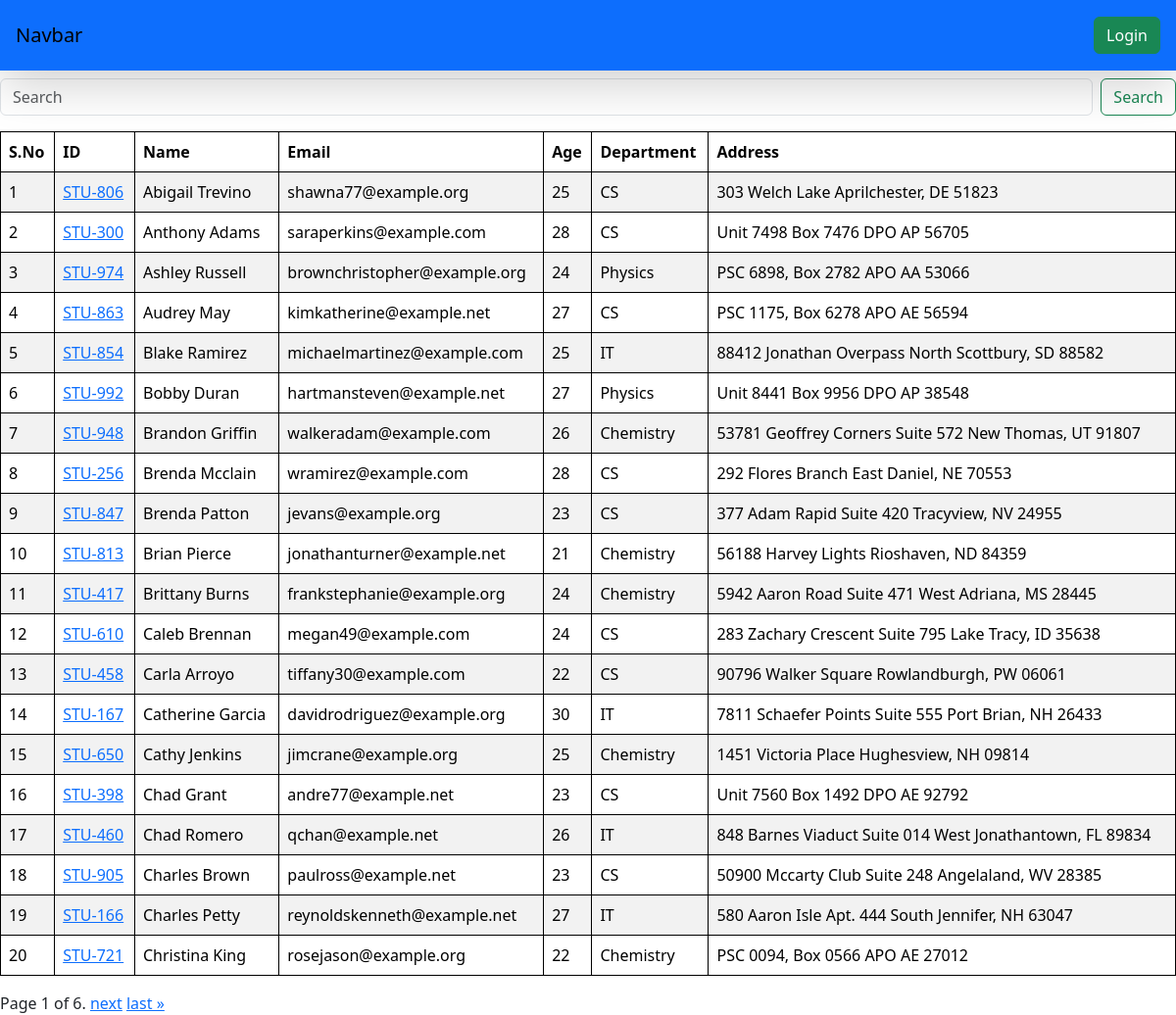
The page /students/ on the database its author committed.
### vege/models.py (models this page shows, shortened)
class Student(models.Model):
    deparment=models.ForeignKey(Department,related_name="depart",on_delete=models.CASCADE)
    student_id=models.OneToOneField(StudentID,related_name="studentid",on_delete=models.CASCADE)
    student_name=models.CharField(max_length=100)
    student_email=models.EmailField(unique=True)
    student_age=models.IntegerField(default=18)
    student_address=models.TextField()
    is_deleted=models.BooleanField(default=False)
    objects=StudentManager()
    admin_objects=models.Manager()
    class Meta:
        ordering=['student_name']
        verbose_name="student"

class StudentID(models.Model):
    student_id=models.CharField(max_length=100)
    def __str__(self)->str:
        return self.student_id

class Department(models.Model):
    department=models.CharField(max_length=100)
    class Meta:
        ordering=['department']

### vege/views.py (the view, shortened to what this page needs)
# urls.py: path('students/',get_students,name='get_students'),
def get_students(request):
    queryset=Student.objects.all()
    paginator = Paginator(queryset, 20)  # Show 25 contacts per page.
    page_number = request.GET.get("page",1)
    page_obj = paginator.get_page(page_number)
    return render(request,'reports/students.html', {"queryset": page_obj})

### vege/models.py (called while the page is built)
    def get_queryset(self):
        return super().get_queryset().filter(is_deleted=False)

### vege/templates/reports/students.html (shortened to what this page needs)
{% extends "base.html" %}
{% block start %}
<div>
    <form class="d-flex mt-2 mb-3" role="search">
        <input class="form-control me-2" type="search" name="search" placeholder="Search" aria-label="Search">
        <button class="btn btn-outline-success" type="submit">Search</button>
    </form>
    <table class="table table-striped">
        <thead>
        <tr>
            <th scope="col">S.No</th>
            <th scope="col">ID</th>
            <th scope="col">Name</th>
            <th scope="col">Email</th>
            <th scope="col">Age</th>
            <th scope="col">Department</th>
            <th scope="col">Address</th>
        </tr>
        </thead>
        <tbody>
            {% for student in queryset%}
                <tr>
                    <td>{{forloop.counter}}</td>
                    <td>
                        <a href="{% url 'see_marks' student.student_id %}">
                            {{student.student_id}}
                    </a></td>
                    <td>{{student.student_name}}</td>
                    <td>{{student.student_email}}</td>
                    <td>{{student.student_age}}</td>
                    <td>{{student.deparment.department}}</td>
                    <td>{{student.student_address}}</td>
                </tr>
            {% endfor %}
        </tbody>
    </table>
    <div class="pagination">
        <span class="step-links">
            <span class="current">
                Page {{ queryset.number }} of {{ queryset.paginator.num_pages }}.
            </span>
            {% if queryset.has_next %}
                <a href="?page={{ queryset.next_page_number }}">next</a>
                <a href="?page={{ queryset.paginator.num_pages }}">last &raquo;</a>
            {% endif %}
        </span>
    </div>
</div>
{% endblock %}

### home/templates/base.html (shortened to what this page needs)
<!DOCTYPE html>
<html lang="en">
<head>
    <link href="https://cdn.jsdelivr.net/npm/bootstrap@5.3.2/dist/css/bootstrap.min.css" rel="stylesheet">
</head>
<body>
    <nav class="navbar p-3 bg-primary shadow-lg">
        <a class="navbar-brand">Navbar</a>
        <form class="form-inline">
            {% if request.user.is_authenticated %}
                 <a  href="/logout/" class="btn btn-success" type="submit">Logout</a>
            {% else %}
                <a  href="/login/" class="btn btn-success" type="submit">Login</a>
            {% endif %}
        </form>
      </nav>
    {% block start %}
    {% endblock %}
</body>
</html>

### home/templates/base.html (style rules this page uses)
table, th, td { border: 1px solid black; }

### rows shown on the page
Student: student_id "STU-806", student_name "Abigail Trevino", student_email "shawna77@example.org", student_age "25", deparment.department "CS", student_address "303 Welch Lake Aprilchester, DE 51823"
Student: student_id "STU-300", student_name "Anthony Adams", student_email "saraperkins@example.com", student_age "28", deparment.department "CS", student_address "Unit 7498 Box 7476 DPO AP 56705"
Student: student_id "STU-974", student_name "Ashley Russell", student_email "brownchristopher@example.org", student_age "24", deparment.department "Physics", student_address "PSC 6898, Box 2782 APO AA 53066"
Student: student_id "STU-863", student_name "Audrey May", student_email "kimkatherine@example.net", student_age "27", deparment.department "CS", student_address "PSC 1175, Box 6278 APO AE 56594"
Student: student_id "STU-854", student_name "Blake Ramirez", student_email "michaelmartinez@example.com", student_age "25", deparment.department "IT", student_address "88412 Jonathan Overpass North Scottbury, SD 88582"
Student: student_id "STU-992", student_name "Bobby Duran", student_email "hartmansteven@example.net", student_age "27", deparment.department "Physics", student_address "Unit 8441 Box 9956 DPO AP 38548"
Student: student_id "STU-948", student_name "Brandon Griffin", student_email "walkeradam@example.com", student_age "26", deparment.department "Chemistry", student_address "53781 Geoffrey Corners Suite 572 New Thomas, UT 91807"
Student: student_id "STU-256", student_name "Brenda Mcclain", student_email "wramirez@example.com", student_age "28", deparment.department "CS", student_address "292 Flores Branch East Daniel, NE 70553"
Student: student_id "STU-847", student_name "Brenda Patton", student_email "jevans@example.org", student_age "23", deparment.department "CS", student_address "377 Adam Rapid Suite 420 Tracyview, NV 24955"
Student: student_id "STU-813", student_name "Brian Pierce", student_email "jonathanturner@example.net", student_age "21", deparment.department "Chemistry", student_address "56188 Harvey Lights Rioshaven, ND 84359"
Student: student_id "STU-417", student_name "Brittany Burns", student_email "frankstephanie@example.org", student_age "24", deparment.department "Chemistry", student_address "5942 Aaron Road Suite 471 West Adriana, MS 28445"
Student: student_id "STU-610", student_name "Caleb Brennan", student_email "megan49@example.com", student_age "24", deparment.department "CS", student_address "283 Zachary Crescent Suite 795 Lake Tracy, ID 35638"
Student: student_id "STU-458", student_name "Carla Arroyo", student_email "tiffany30@example.com", student_age "22", deparment.department "CS", student_address "90796 Walker Square Rowlandburgh, PW 06061"
Student: student_id "STU-167", student_name "Catherine Garcia", student_email "davidrodriguez@example.org", student_age "30", deparment.department "IT", student_address "7811 Schaefer Points Suite 555 Port Brian, NH 26433"
Student: student_id "STU-650", student_name "Cathy Jenkins", student_email "jimcrane@example.org", student_age "25", deparment.department "Chemistry", student_address "1451 Victoria Place Hughesview, NH 09814"
Student: student_id "STU-398", student_name "Chad Grant", student_email "andre77@example.net", student_age "23", deparment.department "CS", student_address "Unit 7560 Box 1492 DPO AE 92792"
Student: student_id "STU-460", student_name "Chad Romero", student_email "qchan@example.net", student_age "26", deparment.department "IT", student_address "848 Barnes Viaduct Suite 014 West Jonathantown, FL 89834"
Student: student_id "STU-905", student_name "Charles Brown", student_email "paulross@example.net", student_age "23", deparment.department "CS", student_address "50900 Mccarty Club Suite 248 Angelaland, WV 28385"
Student: student_id "STU-166", student_name "Charles Petty", student_email "reynoldskenneth@example.net", student_age "27", deparment.department "IT", student_address "580 Aaron Isle Apt. 444 South Jennifer, NH 63047"
Student: student_id "STU-721", student_name "Christina King", student_email "rosejason@example.org", student_age "22", deparment.department "Chemistry", student_address "PSC 0094, Box 0566 APO AE 27012"

### other values the page prints
{{ queryset.number }} "1"
{{ queryset.paginator.num_pages }} "6"
